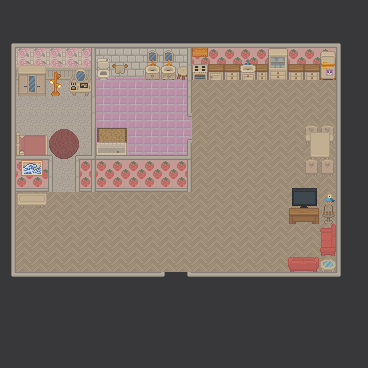

The image is a tile-based game level rendered from a .tmx file. Its description and source (layers, tilesets, objects; grid data summarised) follow:
An orthogonal 23x23 tile map with 16x16 px tiles, 4 tile layers (Bottom Layer, Ledge Layer, Collision Layer, Top Layer) and 20 objects.

<map version="1.10" tiledversion="1.10.2" orientation="orthogonal" renderorder="right-down" width="23" height="23" tilewidth="16" tileheight="16" infinite="0" nextlayerid="6" nextobjectid="21">
 <editorsettings>
  <export target="../../config/Riddhi-and-Yano-House.json" format="json" />
 </editorsettings>
 <tileset firstgid="1" source="globals.tsx" />
 <layer id="1" name="Bottom Layer" width="23" height="23" locked="1">
  <data>[529 cells, 498 non-empty, 8 distinct tile ids]</data>
 </layer>
 <layer id="2" name="Ledge Layer" width="23" height="23">
  <data>[529 cells, 21 non-empty, 17 distinct tile ids]</data>
 </layer>
 <layer id="3" name="Collision Layer" width="23" height="23">
  <data>[529 cells, 157 non-empty, 60 distinct tile ids]</data>
 </layer>
 <objectgroup id="4" name="Furniture">
  <object id="1" gid="20044" x="288.208" y="69.7045" width="16" height="16" />
  <object id="2" gid="20854" x="224.867" y="70.8749" width="16" height="16" />
  <object id="3" gid="21127" x="208.163" y="69.9886" width="16" height="16" />
  <object id="4" gid="20315" x="304.208" y="68.5795" width="16" height="16" />
  <object id="5" gid="34933" x="175.776" y="72.3295" width="16" height="16" />
  <object id="6" gid="24097" x="71.5833" y="107.079" width="16" height="16" />
  <object id="7" gid="20058" x="312.333" y="148.454" width="16" height="16" />
  <object id="8" gid="21169" x="16.4583" y="69.5795" width="16" height="16" />
  <object id="9" gid="21440" x="30.4583" y="68.8295" width="16" height="16" />
  <object id="10" gid="21170" x="20.9583" y="71.5795" width="16" height="16" />
  <object id="11" gid="20084" x="319.958" y="267.421" width="16" height="16" />
  <object id="12" gid="25483" x="14.7083" y="196.329" width="16" height="16" />
  <object id="13" gid="25753" x="28.9583" y="197.079" width="16" height="16" />
  <object id="14" gid="26833" x="24.4583" y="204.329" width="16" height="16" />
  <object id="15" gid="26293" x="35.7083" y="210.079" width="16" height="16" />
  <object id="16" gid="24097" x="22.9583" y="219.996" width="16" height="16" />
  <object id="17" gid="19283" x="104" y="182.25" width="16" height="16" />
  <object id="18" gid="19280" x="136" y="183" width="16" height="16" />
  <object id="19" gid="19286" x="167.75" y="182.75" width="16" height="16" />
  <object id="20" gid="21749" x="30.5" y="150.75" width="16" height="16" />
 </objectgroup>
 <layer id="5" name="Top Layer" width="23" height="23">
  <data>[529 cells, 41 non-empty, 26 distinct tile ids]</data>
 </layer>
</map>
